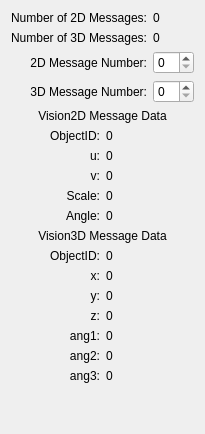
      <widget class="QWidget" name="tab_8">
       <attribute name="title">
        <string>Vision</string>
       </attribute>
       <layout class="QVBoxLayout" name="verticalLayout_2">
        <item>
         <layout class="QGridLayout" name="gridLayout_2">
          <item row="2" column="0">
           <widget class="QLabel" name="label_3">
            <property name="text">
             <string>2D Message Number:</string>
            </property>
            <property name="alignment">
             <set>Qt::AlignRight|Qt::AlignTrailing|Qt::AlignVCenter</set>
            </property>
           </widget>
          </item>
          <item row="3" column="0">
           <widget class="QLabel" name="label_7">
            <property name="text">
             <string>3D Message Number:</string>
            </property>
            <property name="alignment">
             <set>Qt::AlignRight|Qt::AlignTrailing|Qt::AlignVCenter</set>
            </property>
           </widget>
          </item>
          <item row="2" column="1">
           <widget class="QSpinBox" name="spinVision2D"/>
          </item>
          <item row="3" column="1">
           <widget class="QSpinBox" name="spinVision3D"/>
          </item>
          <item row="0" column="0">
           <widget class="QLabel" name="label_8">
            <property name="text">
             <string>Number of 2D Messages:</string>
            </property>
            <property name="alignment">
             <set>Qt::AlignRight|Qt::AlignTrailing|Qt::AlignVCenter</set>
            </property>
           </widget>
          </item>
          <item row="1" column="0">
           <widget class="QLabel" name="label_9">
            <property name="text">
             <string>Number of 3D Messages:</string>
            </property>
            <property name="alignment">
             <set>Qt::AlignRight|Qt::AlignTrailing|Qt::AlignVCenter</set>
            </property>
           </widget>
          </item>
          <item row="0" column="1">
           <widget class="QLabel" name="lblVision2DNumOfObects">
            <property name="text">
             <string>0</string>
            </property>
           </widget>
          </item>
          <item row="1" column="1">
           <widget class="QLabel" name="lblVision3DNumOfObects">
            <property name="text">
             <string>0</string>
            </property>
           </widget>
          </item>
         </layout>
        </item>
        <item>
         <layout class="QGridLayout" name="gridLayout_4">
          <item row="1" column="0">
           <widget class="QLabel" name="label_70">
            <property name="text">
             <string>ObjectID:</string>
            </property>
            <property name="alignment">
             <set>Qt::AlignRight|Qt::AlignTop|Qt::AlignTrailing</set>
            </property>
           </widget>
          </item>
          <item row="5" column="0">
           <widget class="QLabel" name="label_71">
            <property name="text">
             <string>Angle:</string>
            </property>
            <property name="alignment">
             <set>Qt::AlignRight|Qt::AlignTop|Qt::AlignTrailing</set>
            </property>
           </widget>
          </item>
          <item row="2" column="0">
           <widget class="QLabel" name="label_72">
            <property name="text">
             <string>u:</string>
            </property>
            <property name="alignment">
             <set>Qt::AlignRight|Qt::AlignTop|Qt::AlignTrailing</set>
            </property>
           </widget>
          </item>
          <item row="1" column="1">
           <widget class="QLabel" name="lblVision2DObjectID">
            <property name="text">
             <string>0</string>
            </property>
           </widget>
          </item>
          <item row="2" column="1">
           <widget class="QLabel" name="lblVision2Du">
            <property name="text">
             <string>0</string>
            </property>
           </widget>
          </item>
          <item row="4" column="1">
           <widget class="QLabel" name="lblVision2DScale">
            <property name="text">
             <string>0</string>
            </property>
           </widget>
          </item>
          <item row="3" column="1">
           <widget class="QLabel" name="lblVision2Dv">
            <property name="text">
             <string>0</string>
            </property>
           </widget>
          </item>
          <item row="4" column="0">
           <widget class="QLabel" name="label_73">
            <property name="text">
             <string>Scale:</string>
            </property>
            <property name="alignment">
             <set>Qt::AlignRight|Qt::AlignTop|Qt::AlignTrailing</set>
            </property>
           </widget>
          </item>
          <item row="3" column="0">
           <widget class="QLabel" name="label_74">
            <property name="text">
             <string>v:</string>
            </property>
            <property name="alignment">
             <set>Qt::AlignRight|Qt::AlignTop|Qt::AlignTrailing</set>
            </property>
           </widget>
          </item>
          <item row="5" column="1">
           <widget class="QLabel" name="lblVision2DAngle">
            <property name="text">
             <string>0</string>
            </property>
           </widget>
          </item>
          <item row="0" column="0" colspan="2">
           <widget class="QLabel" name="label_75">
            <property name="text">
             <string>Vision2D Message Data</string>
            </property>
            <property name="alignment">
             <set>Qt::AlignCenter</set>
            </property>
           </widget>
          </item>
         </layout>
        </item>
        <item>
         <layout class="QGridLayout" name="gridLayout_3">
          <item row="1" column="0">
           <widget class="QLabel" name="label_64">
            <property name="text">
             <string>ObjectID:</string>
            </property>
            <property name="alignment">
             <set>Qt::AlignRight|Qt::AlignTop|Qt::AlignTrailing</set>
            </property>
           </widget>
          </item>
          <item row="5" column="0">
           <widget class="QLabel" name="label_65">
            <property name="text">
             <string>ang1:</string>
            </property>
            <property name="alignment">
             <set>Qt::AlignRight|Qt::AlignTop|Qt::AlignTrailing</set>
            </property>
           </widget>
          </item>
          <item row="2" column="0">
           <widget class="QLabel" name="label_66">
            <property name="text">
             <string>x:</string>
            </property>
            <property name="alignment">
             <set>Qt::AlignRight|Qt::AlignTop|Qt::AlignTrailing</set>
            </property>
           </widget>
          </item>
          <item row="1" column="1">
           <widget class="QLabel" name="lblVision3DObjectID">
            <property name="text">
             <string>0</string>
            </property>
           </widget>
          </item>
          <item row="2" column="1">
           <widget class="QLabel" name="lblVision3Dx">
            <property name="text">
             <string>0</string>
            </property>
           </widget>
          </item>
          <item row="4" column="1">
           <widget class="QLabel" name="lblVision3Dz">
            <property name="text">
             <string>0</string>
            </property>
           </widget>
          </item>
          <item row="3" column="1">
           <widget class="QLabel" name="lblVision3Dy">
            <property name="text">
             <string>0</string>
            </property>
           </widget>
          </item>
          <item row="4" column="0">
           <widget class="QLabel" name="label_67">
            <property name="text">
             <string>z:</string>
            </property>
            <property name="alignment">
             <set>Qt::AlignRight|Qt::AlignTop|Qt::AlignTrailing</set>
            </property>
           </widget>
          </item>
          <item row="3" column="0">
           <widget class="QLabel" name="label_68">
            <property name="text">
             <string>y:</string>
            </property>
            <property name="alignment">
             <set>Qt::AlignRight|Qt::AlignTop|Qt::AlignTrailing</set>
            </property>
           </widget>
          </item>
          <item row="5" column="1">
           <widget class="QLabel" name="lblVision3Dang1">
            <property name="text">
             <string>0</string>
            </property>
           </widget>
          </item>
          <item row="0" column="0" colspan="2">
           <widget class="QLabel" name="label_69">
            <property name="text">
             <string>Vision3D Message Data</string>
            </property>
            <property name="alignment">
             <set>Qt::AlignCenter</set>
            </property>
           </widget>
          </item>
          <item row="6" column="0">
           <widget class="QLabel" name="label_81">
            <property name="text">
             <string>ang2:</string>
            </property>
            <property name="alignment">
             <set>Qt::AlignRight|Qt::AlignTop|Qt::AlignTrailing</set>
            </property>
           </widget>
          </item>
          <item row="7" column="0">
           <widget class="QLabel" name="label_82">
            <property name="text">
             <string>ang3:</string>
            </property>
            <property name="alignment">
             <set>Qt::AlignRight|Qt::AlignTop|Qt::AlignTrailing</set>
            </property>
           </widget>
          </item>
          <item row="6" column="1">
           <widget class="QLabel" name="lblVision3Dang2">
            <property name="text">
             <string>0</string>
            </property>
           </widget>
          </item>
          <item row="7" column="1">
           <widget class="QLabel" name="lblVision3Dang3">
            <property name="text">
             <string>0</string>
            </property>
           </widget>
          </item>
         </layout>
        </item>
        <item>
         <spacer name="verticalSpacer_7">
          <property name="orientation">
           <enum>Qt::Vertical</enum>
          </property>
          <property name="sizeHint" stdset="0">
           <size>
            <width>20</width>
            <height>40</height>
           </size>
          </property>
         </spacer>
        </item>
       </layout>
      </widget>
